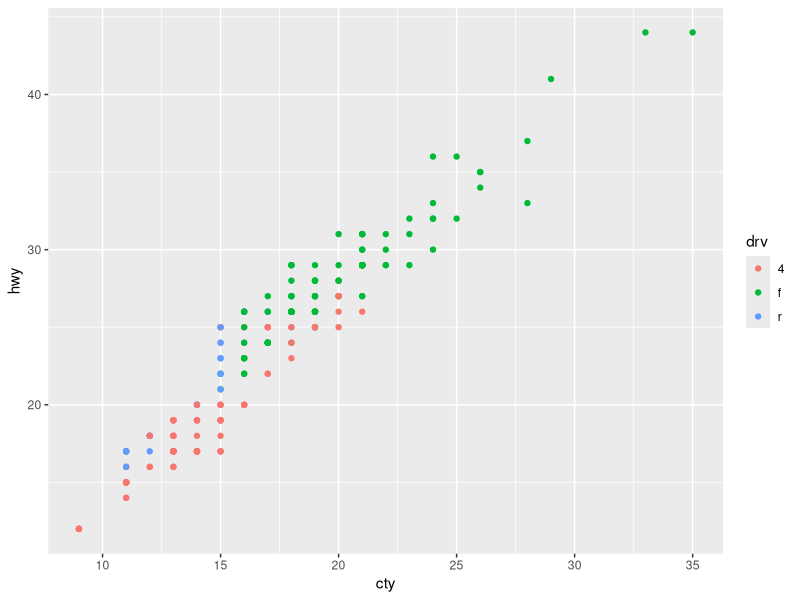
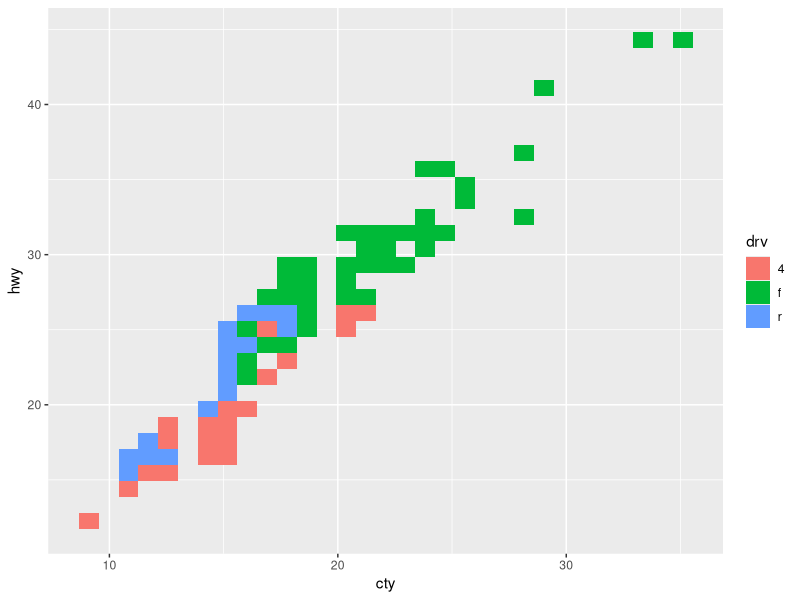
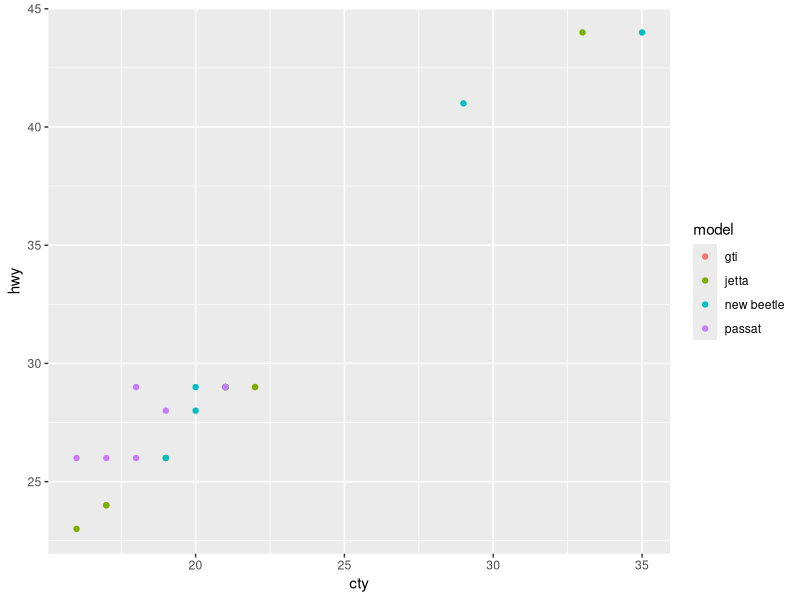
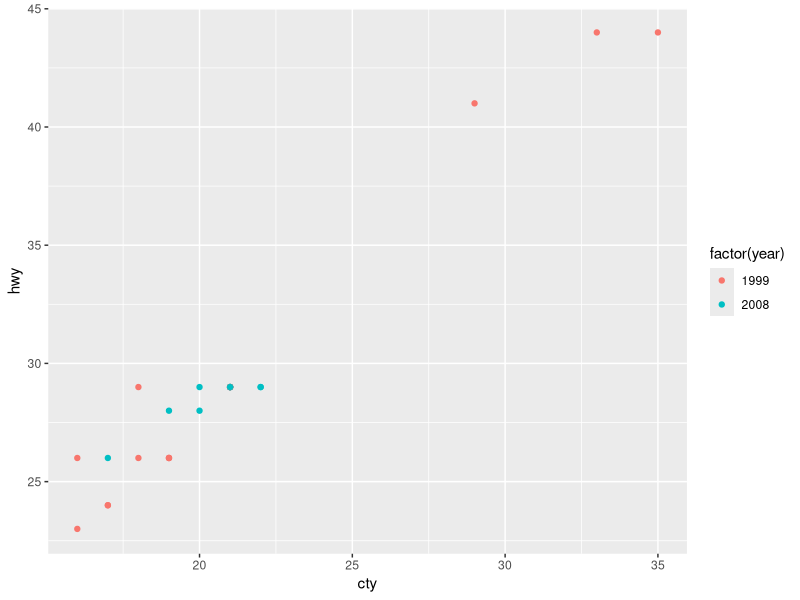
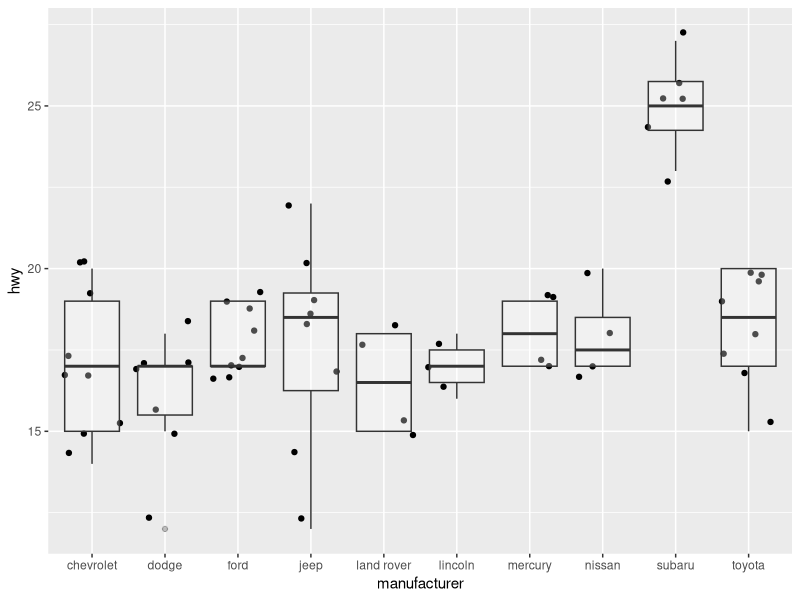
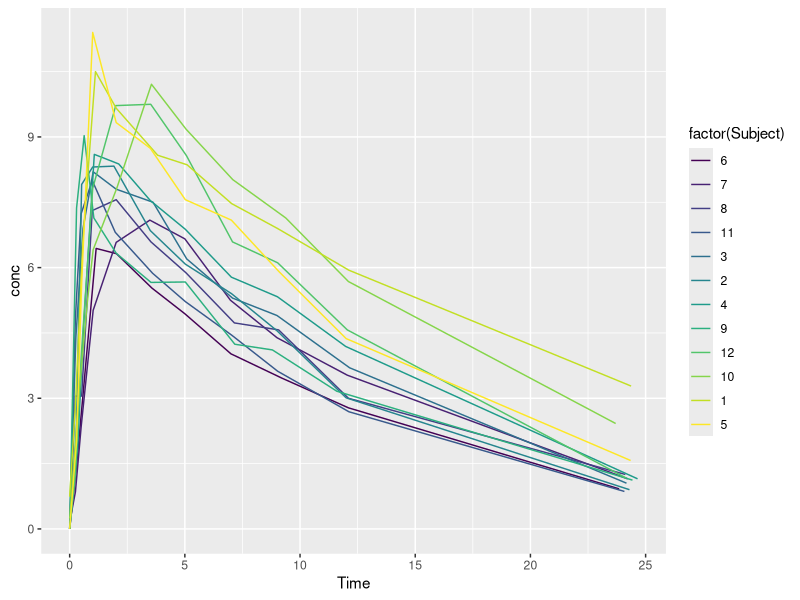
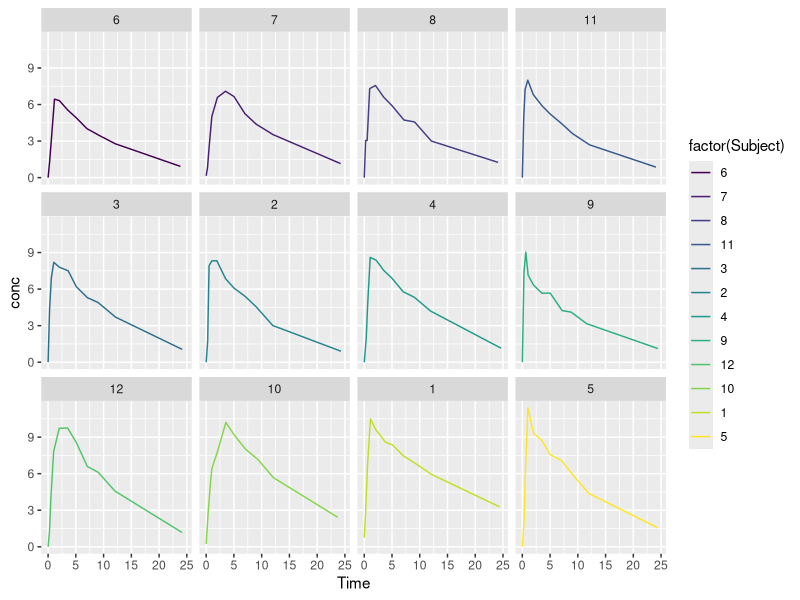

These charts were generated, in order, by the following R code:
## ---- chunk 1
library(ggplot2)
library(dplyr)
summary(mpg)
glimpse(mpg)
## ---- chunk 2
mpg %>% ggplot(aes(cty, hwy))+geom_point(aes(color=drv))
mpg %>% ggplot(aes(cty, hwy))+geom_bin2d(aes(fill=drv))
## ---- chunk 3
volk<- mpg %>% filter(manufacturer=="volkswagen")
volk
## ---- chunk 4
volk %>% ggplot(aes(cty, hwy))+geom_point(aes(color=model))
## ---- chunk 5
table(volk$year)
volk %>% ggplot(aes(cty, hwy, color=factor(year)))+geom_point()
## ---- chunk 6
mpg %>% filter(class=="suv") %>% 
  ggplot(aes(manufacturer, hwy))+geom_jitter()+ geom_boxplot(alpha=0.3) 
## ---- chunk 7
class(Theoph$Subject)
Theoph %>% ggplot(aes(Time, conc, color=factor(Subject))) + geom_line()
Theoph %>% ggplot(aes(Time, conc, color=factor(Subject))) + geom_line() +facet_wrap(~Subject)
